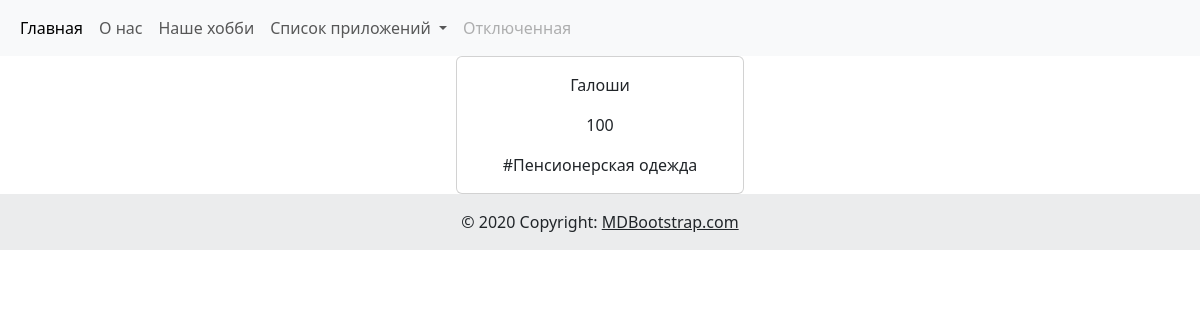
Screenshot of /elder_cloth/ with the database file from the repository.
### cloth/models.py (models this page shows, shortened)
class Cloth(models.Model):
    name = models.CharField(max_length=100)
    price = models.PositiveIntegerField(default=1050)
    tags = models.ManyToManyField(TagCloth)

class TagCloth(models.Model):
    name = models.CharField(max_length=100)

### cloth/views.py (the view)
# urls.py: path("elder_cloth/", views.ElderClothView.as_view(), name="elder_cloth"),
class ElderClothView(generic.ListView):
    template_name = "cloth/elder_cloth.html"
    context_object_name = "elder_cloth"
    model = models.Cloth
    def get_queryset(self):
        return self.model.objects.filter(tags__name="Пенсионерская одежда").order_by("-id")

### templates/cloth/elder_cloth.html
{% include 'header.html' %}
<center>
  <div class="card" style="width: 18rem;">
    {% for i in elder_cloth %}
      <div class="card-body">
        <p class="card-text">{{ i.name }}</p>
        <p class="card-text">{{ i.price }}</p>
        {% for j in i.tags.all %}
        <p class="card-text">#{{ j.name }}</p>
        {% endfor %}
      </div>
    {% endfor %}
</div>
</center>
{% include 'footer.html' %}

### rows the page displays
Cloth: name "Галоши", price "100"
TagCloth: name "Пенсионерская одежда"
